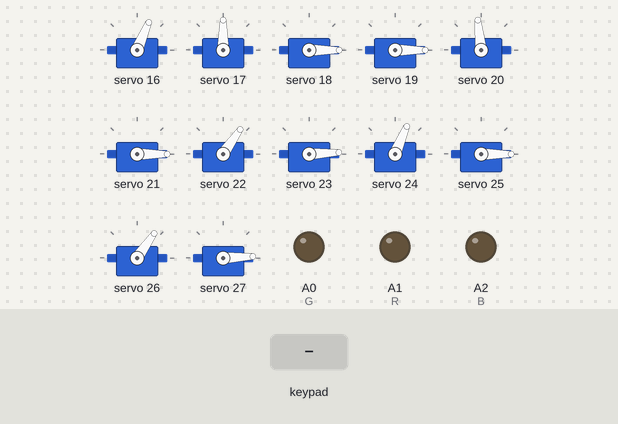
Simulated run of this sketch. Board: Arduino Uno, built with avr-gcc and run on an emulated ATmega328P. Parts: 12 × servo, output pins drawn as LEDs (lit = HIGH). Wiring (inferred from the names in the program): 5×4 keypad (labels assumed): rows pin 2, pin 3, pin 4, pin 5, pin 6; columns pin 10, pin 9, pin 8, pin 7. Inputs (shaded band) come from the test bench. The local clock reads 2024-03-15 10:24:30 at power-on unless the sketch sets it; pins used as bus, display or sensor lines are not drawn.

Above: at 3.2 s.
3.3 s: key '1' pressed
At 6.2 s:
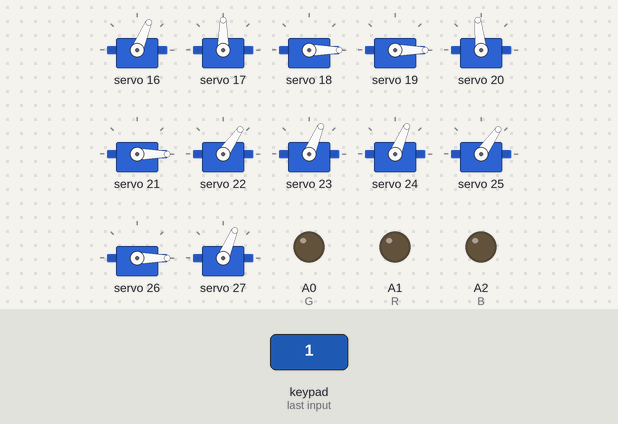
6.3 s: keypad keys 1 3 9 7 2 pressed 0.4 s apart
At 9.05 s:
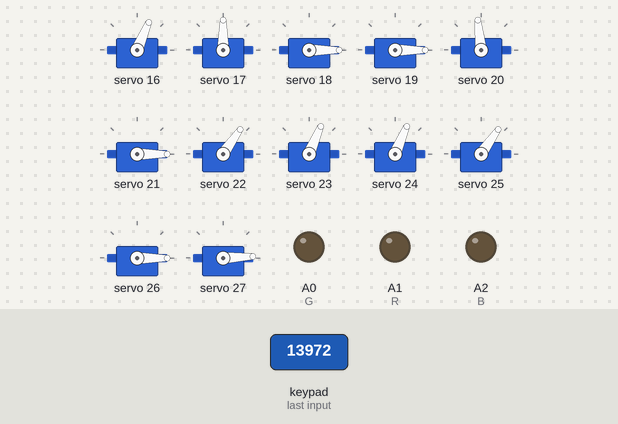
At 9.8 s:
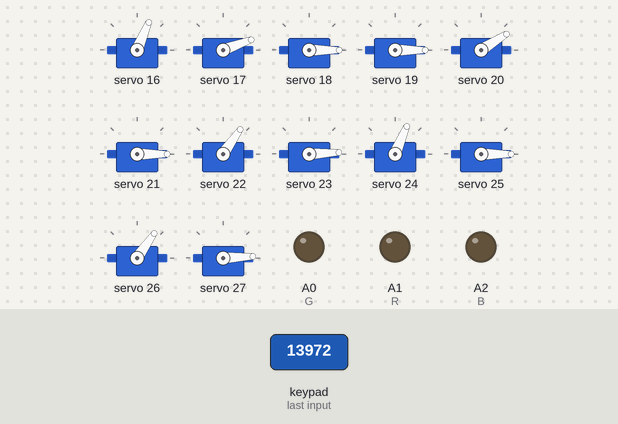
Timing chart, 0 to 11.3 s (numbered marks = the images above; inputs shaded):
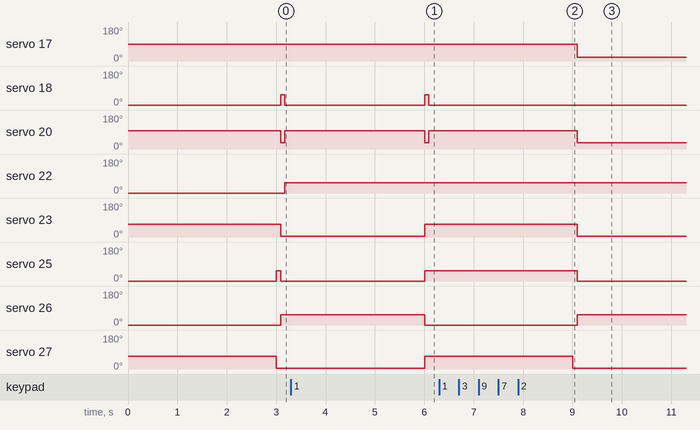

Measured:
- after the input at 3.3 s, servo 18: 0° → 55° after 2.7 s, → 0° 0.08 s later; servo 20: 96° → 32° after 2.7 s, → 96° 0.08 s later; servo 23, servo 27: 3° → 67° after 2.7 s; servo 25: 0° → 55° after 2.7 s; servo 26: 55° → 0° after 2.7 s
- after the input at 6.3 s, servo 17: 90° → 20° after 2.8 s; servo 20: 96° → 32° after 2.8 s; servo 23: 67° → 3° after 2.8 s; servo 25: 55° → 0° after 2.8 s; servo 26: 0° → 55° after 2.8 s

The sketch:

SERVO_CLOCK_CODE.ino
```cpp
#include <Wire.h>
#include <Adafruit_PWMServoDriver.h>
#include "RTClib.h"

Adafruit_PWMServoDriver pwmA = Adafruit_PWMServoDriver(0x41);
Adafruit_PWMServoDriver pwmB = Adafruit_PWMServoDriver(0x40);

RTC_DS3231 rtc;

#define SERVO_FREQ 50
#define PULSE_MAX 525
#define PULSE_MIN 80

#define G A0
#define R A1
#define B A2

short keyboardColumn[4] = {10, 9, 8, 7};
short keyboardRow[5] = {2, 3, 4, 5, 6};

enum state
{
  ST_SHOW_HOUR_MINUTE,
  ST_SHOW_MONTH_DAY,
  ST_SHOW_YEAR,
  ST_COUNT_DOWN
};

struct timeFormat
{
  short yearThousands = 8;
  short yearHundreds = 8;
  short yearTens = 8;
  short yearUnits = 8;

  short monthTens = 8;
  short monthUnits = 8;

  short dayTens = 8;
  short dayUnits = 8;

  short hourTens = 8;                 //Create variables to store each 7 segment display numeral
  short hourUnits = 8;

  short minuteTens = 8;
  short minuteUnits = 8;
};

state st;

timeFormat currTime;
timeFormat prevTime;

short segmentAOn[14] = {70,90,0,5,95,10,10,70,70,5,10,70,10,10};  //Degree
short segmentAOff[14] = {20,30,60,60,40,65,60,15,15,60,60,15,70,60};
short segmentBOn[14] = {70,90,12,10,95,10,10,70,65,13,13,80,20,10};
short segmentBOff[14] = {15,25,65,70,30,70,65,15,5,75,70,15,80,60};

short digits[10][7] = {{1,1,1,1,1,1,0},{0,1,1,0,0,0,0},{1,1,0,1,1,0,1},{1,1,1,1,0,0,1},{0,1,1,0,0,1,1},
                     {1,0,1,1,0,1,1},{1,0,1,1,1,1,1},{1,1,1,0,0,0,0},{1,1,1,1,1,1,1},{1,1,1,1,0,1,1}};

//FUNCTIONS
void showHourMinute();
void showMonthDay();
void showYear();
void countdown();

short processKeyboard();
short processAngle(short ang);
void processTime();
void displayNumber(short curr_value, short prev_value, short display_position);
boolean runEvery(unsigned long interval);

void setup() {
  //Serial.begin(9600);
  //PCA
  pwmA.begin();
  pwmA.setOscillatorFrequency(27000000);
  pwmA.setPWMFreq(SERVO_FREQ);

  pwmB.begin();
  pwmB.setOscillatorFrequency(27000000);
  pwmB.setPWMFreq(SERVO_FREQ);
  yield();

  //RTC
  while(!rtc.begin());

  if (rtc.lostPower())
  {
    rtc.adjust(DateTime(F(__DATE__), F(__TIME__)));
    //rtc.adjust(DateTime(2021, 2, 8, 13, 18, 0));
  }
  //LED
  pinMode(G, OUTPUT);
  pinMode(R, OUTPUT);
  pinMode(B, OUTPUT);

  //KEYBOARD
  for (short i = 0; i < 4; i++)
    pinMode(keyboardColumn[i], INPUT_PULLUP);

  for (short i = 0; i < 5; i++)
     pinMode(keyboardRow[i], OUTPUT);

  //START
  for(short i = 0 ; i <= 13 ; i++)    //Set all of the servos to on or up (88:88 displayed)
  {
    pwmA.setPWM(i, 0, processAngle(segmentAOn[i]));
  }
  delay(1000);

  for (short i = 0; i <= 13; i++)
  {
    pwmB.setPWM(i, 0, processAngle(segmentBOn[i]));
  }
  delay(1000);

  //Set initial state
  st = ST_SHOW_HOUR_MINUTE;
}

void loop() {
  processTime();

  switch (st)
  {
    case ST_SHOW_HOUR_MINUTE:
    showHourMinute();

    if (processKeyboard() == 0)
      st = ST_SHOW_MONTH_DAY;
    else if (processKeyboard == 1)
      st = ST_COUNT_DOWN;

    break;

    case ST_SHOW_MONTH_DAY:
    showMonthDay();

    if (processKeyboard() == 0)
      st = ST_SHOW_YEAR;
    else if (processKeyboard == 1)
      st = ST_COUNT_DOWN;

    break;

    case ST_SHOW_YEAR:
    showYear();

    if (processKeyboard() == 0)
      st = ST_SHOW_HOUR_MINUTE;
    else if (processKeyboard == 1)
      st = ST_COUNT_DOWN;

    break;

    case ST_COUNT_DOWN:
    countdown();
    break;

    default:
    break;
  }
}

void showHourMinute()
{
   if (runEvery(3000))
    {
    if (prevTime.hourTens != currTime.hourTens) displayNumber(currTime.hourTens, prevTime.hourTens, 0);
    if (prevTime.hourUnits != currTime.hourUnits) displayNumber(currTime.hourUnits, prevTime.hourUnits, 1);
    if (prevTime.minuteTens != currTime.minuteTens) displayNumber(currTime.minuteTens, prevTime.minuteTens, 2);
    if (prevTime.minuteUnits != currTime.minuteUnits)  displayNumber(currTime.minuteUnits, prevTime.minuteUnits, 3);

    prevTime.hourTens = currTime.hourTens;
    prevTime.hourUnits = currTime.hourUnits;
    prevTime.minuteTens = currTime.minuteTens;
    prevTime.minuteUnits = currTime.minuteUnits;
  }
}

void showMonthDay()
{
  if (runEvery(3000))
    {
    if (prevTime.dayTens != currTime.dayTens) displayNumber(currTime.dayTens, prevTime.dayTens, 0);
    if (prevTime.dayUnits != currTime.dayUnits)  displayNumber(currTime.dayUnits, prevTime.dayUnits, 1);
    if (prevTime.monthTens != currTime.monthTens) displayNumber(currTime.monthTens, prevTime.monthTens, 2);
    if (prevTime.monthUnits != currTime.monthUnits) displayNumber(currTime.monthUnits, prevTime.monthUnits, 3);

    prevTime.dayTens = currTime.dayTens;
    prevTime.dayUnits = currTime.dayUnits;
    prevTime.monthTens = currTime.monthTens;
    prevTime.monthUnits = currTime.monthUnits;
  }
}

void showYear()
{
  if (runEvery(3000))
    {
    if (prevTime.yearThousands != currTime.yearThousands) displayNumber(currTime.yearThousands, prevTime.yearThousands, 0);
    if (prevTime.yearHundreds != currTime.yearHundreds)  displayNumber(currTime.yearHundreds, prevTime.yearHundreds, 1);
    if (prevTime.yearTens != currTime.yearTens) displayNumber(currTime.yearTens, prevTime.yearTens, 2);
    if (prevTime.yearUnits != currTime.yearUnits) displayNumber(currTime.yearUnits, prevTime.yearUnits, 3);

    prevTime.yearThousands = currTime.yearThousands;
    prevTime.yearHundreds = currTime.yearHundreds;
    prevTime.yearTens = currTime.yearTens;
    prevTime.yearUnits = currTime.yearUnits;
    }
}

void countdown()
{

}

short processKeyboard()
{
  short result = -1;
  for (short i = 0; i < 5; i++)
  {
    digitalWrite(keyboardRow[i], HIGH);
  }

  for (short i = 0; i < 5; i++)
  {
    digitalWrite(keyboardRow[i], LOW);
    for (short j = 0; j < 4; j++)
    {
      result++;
      if (digitalRead(keyboardColumn[j]) == LOW)
      {
        return result;
      }
    }

    digitalWrite(keyboardRow[i], HIGH);
  }

  return ++result;
}

short processAngle(short ang)
{
  return map(ang, 0, 180, PULSE_MIN, PULSE_MAX);
}

void processTime()
{
  DateTime now = rtc.now();
  currTime.yearThousands = now.year() / 1000;
  currTime.yearHundreds = now.year() % 1000 / 100;
  currTime.yearTens = now.year() % 1000 % 100 / 10;
  currTime.yearUnits = now.year() % 1000 % 100 % 10;

  currTime.monthTens = now.month() / 10;
  currTime.monthUnits = now.month() % 10;

  currTime.dayTens = now.day() / 10;
  currTime.dayUnits = now.day() % 10;

  currTime.hourTens = now.hour() / 10;
  currTime.hourUnits = now.hour() % 10;

  currTime.minuteTens = now.minute() / 10;
  currTime.minuteUnits = now.minute() % 10;
}

void displayNumber(short curr_value, short prev_value, short display_position)
{
  /*
  if (display_position == 0)
  {
    for (int i = 13; i > 6; i--)
    {
      if (digits[curr_value][i - 7] != digits[prev_value][i - 7])
      {
        if (i == 13)
        {
          pwmH.setPWM(9, 0, processAngle(segmentHOff[9]));
          pwmH.setPWM(11, 0, processAngle(segmentHOff[11]));
          delay(70);
        }

        if (digits[curr_value][i - 7] == 0)
        {
          pwmH.setPWM(i, 0, processAngle(segmentHOff[i]));
        }

        else
        {
          pwmH.setPWM(i, 0, processAngle(segmentHOn[i]));
        }
      }
    }
  }

  else if (display_position == 1)
  {
    for (int i = 6; i > -1; i--)
    {
      if (digits[curr_value][i] != digits[prev_value][i])
      {
        if (i == 6)
        {
          pwmH.setPWM(2, 0, processAngle(segmentHOff[2]));
          pwmH.setPWM(4, 0, processAngle(segmentHOff[4]));
          delay(70);
        }

        if (digits[curr_value][i] == 0)
        {
          pwmH.setPWM(i, 0, processAngle(segmentHOff[i]));
        }

        else
        {
          pwmH.setPWM(i, 0, processAngle(segmentHOn[i]));
        }
      }
    }
  }

  else if (display_position == 2)
  {
    for (int i = 6; i > -1; i--)
    {
      if (digits[curr_value][i] != digits[prev_value][i])
      {
        if (i == 6)
        {
          pwmM.setPWM(2, 0, processAngle(segmentMOff[2]));
          pwmM.setPWM(4, 0, processAngle(segmentMOff[4]));
          delay(70);
        }

        if (digits[curr_value][i] == 0)
        {
          pwmM.setPWM(i, 0, processAngle(segmentMOff[i]));
        }

        else
        {
          pwmM.setPWM(i, 0, processAngle(segmentMOn[i]));
        }
      }
    }
  }

  else if (display_position == 3)
  {
    for (int i = 13; i > 6; i--)
    {
      if (digits[curr_value][i - 7] != digits[prev_value][i - 7])
      {
        if (i == 13)
        {
          pwmM.setPWM(9, 0, processAngle(segmentMOff[9]));
          pwmM.setPWM(11, 0, processAngle(segmentMOff[11]));
          delay(70);
        }

        if (digits[curr_value][i - 7] == 0)
        {
          pwmM.setPWM(i, 0, processAngle(segmentMOff[i]));
        }

        else
        {
          pwmM.setPWM(i, 0, processAngle(segmentMOn[i]));
        }
      }
    }
  }
  */
  if (display_position == 0)
  {
    if (digits[curr_value][6] != digits[prev_value][6])
      {
        pwmA.setPWM(9, 0, processAngle(segmentAOff[9]));
        pwmA.setPWM(11, 0, processAngle(segmentAOff[11]));
        delay(80);
        if (digits[curr_value][6] == 0)
        {
          pwmA.setPWM(13, 0, processAngle(segmentAOff[13]));
        }

        else
        {
          pwmA.setPWM(13, 0, processAngle(segmentAOn[13]));
        }
      }

    for (short i = 12; i > 6; i--)
    {
      if (digits[curr_value][i - 7] == 0)
      {
        pwmA.setPWM(i, 0, processAngle(segmentAOff[i]));
      }

      else
      {
        pwmA.setPWM(i, 0, processAngle(segmentAOn[i]));
      }
    }
  }

  else if (display_position == 1)
  {
    if (digits[curr_value][6] != digits[prev_value][6])
      {
        pwmA.setPWM(2, 0, processAngle(segmentAOff[2]));
        pwmA.setPWM(4, 0, processAngle(segmentAOff[4]));
      delay(80);
        if (digits[curr_value][6] == 0)
        {
          pwmA.setPWM(6, 0, processAngle(segmentAOff[6]));
        }

        else
        {
          pwmA.setPWM(6, 0, processAngle(segmentAOn[6]));
        }
      }

    for (short i = 5; i > -1; i--)
    {
      if (digits[curr_value][i] == 0)
      {
        pwmA.setPWM(i, 0, processAngle(segmentAOff[i]));
      }

      else
      {
        pwmA.setPWM(i, 0, processAngle(segmentAOn[i]));
      }
    }
  }

  else if (display_position == 2)
  {
    if (digits[curr_value][6] != digits[prev_value][6])
      {
        pwmB.setPWM(2, 0, processAngle(segmentBOff[2]));
        pwmB.setPWM(4, 0, processAngle(segmentBOff[4]));
    delay(80);
        if (digits[curr_value][6] == 0)
        {
          pwmB.setPWM(6, 0, processAngle(segmentBOff[6]));
        }

        else
        {
          pwmB.setPWM(6, 0, processAngle(segmentBOn[6]));
        }
      }

    for (short i = 5; i > -1; i--)
    {
      if (digits[curr_value][i] == 0)
      {
        pwmB.setPWM(i, 0, processAngle(segmentBOff[i]));
      }

      else
      {
        pwmB.setPWM(i, 0, processAngle(segmentBOn[i]));
      }
    }
  }

  else if (display_position == 3)
  {
    if (digits[curr_value][6] != digits[prev_value][6])
      {
        pwmB.setPWM(9, 0, processAngle(segmentBOff[2]));
        pwmB.setPWM(11, 0, processAngle(segmentBOff[4]));
    delay(80);
        if (digits[curr_value][6] == 0)
        {
          pwmB.setPWM(13, 0, processAngle(segmentBOff[13]));
        }

        else
        {
          pwmB.setPWM(13, 0, processAngle(segmentBOn[13]));
        }
      }

    for (short i = 12; i > 6; i--)
    {
      if (digits[curr_value][i - 7] == 0)
      {
        pwmB.setPWM(i, 0, processAngle(segmentBOff[i]));
      }

      else
      {
        pwmB.setPWM(i, 0, processAngle(segmentBOn[i]));
      }
    }
  }
}

boolean runEvery(unsigned long interval)
{
  static unsigned long previousMillis = 0;
  unsigned long currentMillis = millis();
  if (currentMillis - previousMillis >= interval)
  {
    previousMillis = currentMillis;
    return true;
  }
  return false;
}
```
